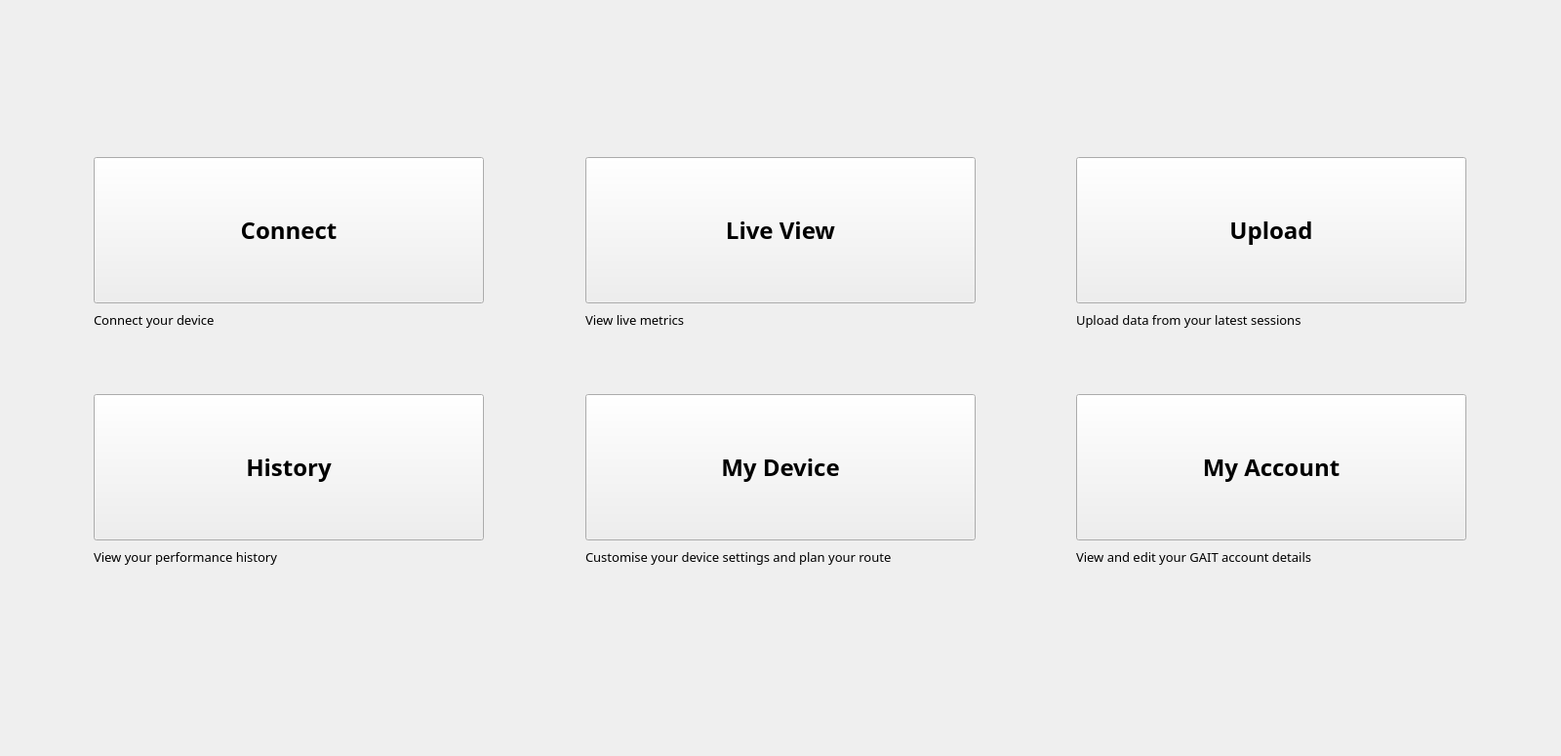
<?xml version="1.0" encoding="UTF-8"?>
<ui version="4.0">
 <class>HomeView</class>
 <widget class="QWidget" name="HomeView">
  <property name="geometry">
   <rect>
    <x>0</x>
    <y>0</y>
    <width>1600</width>
    <height>775</height>
   </rect>
  </property>
  <property name="sizePolicy">
   <sizepolicy hsizetype="Fixed" vsizetype="Fixed">
    <horstretch>0</horstretch>
    <verstretch>0</verstretch>
   </sizepolicy>
  </property>
  <property name="minimumSize">
   <size>
    <width>1600</width>
    <height>775</height>
   </size>
  </property>
  <property name="maximumSize">
   <size>
    <width>1600</width>
    <height>775</height>
   </size>
  </property>
  <property name="font">
   <font>
    <family>Tw Cen MT</family>
   </font>
  </property>
  <property name="windowTitle">
   <string>Form</string>
  </property>
  <property name="styleSheet">
   <string notr="true"/>
  </property>
  <widget class="QWidget" name="gridLayoutWidget">
   <property name="geometry">
    <rect>
     <x>-1</x>
     <y>-1</y>
     <width>1601</width>
     <height>771</height>
    </rect>
   </property>
   <property name="font">
    <font>
     <pointsize>10</pointsize>
    </font>
   </property>
   <layout class="QGridLayout" name="homeGridLayout">
    <item row="1" column="2">
     <spacer name="horizontalSpacer">
      <property name="orientation">
       <enum>Qt::Horizontal</enum>
      </property>
      <property name="sizeHint" stdset="0">
       <size>
        <width>40</width>
        <height>20</height>
       </size>
      </property>
     </spacer>
    </item>
    <item row="3" column="2">
     <spacer name="verticalSpacer_9">
      <property name="orientation">
       <enum>Qt::Vertical</enum>
      </property>
      <property name="sizeType">
       <enum>QSizePolicy::Fixed</enum>
      </property>
      <property name="sizeHint" stdset="0">
       <size>
        <width>20</width>
        <height>60</height>
       </size>
      </property>
     </spacer>
    </item>
    <item row="0" column="3">
     <spacer name="verticalSpacer_6">
      <property name="orientation">
       <enum>Qt::Vertical</enum>
      </property>
      <property name="sizeType">
       <enum>QSizePolicy::Expanding</enum>
      </property>
      <property name="sizeHint" stdset="0">
       <size>
        <width>20</width>
        <height>180</height>
       </size>
      </property>
     </spacer>
    </item>
    <item row="0" column="1">
     <spacer name="verticalSpacer_7">
      <property name="orientation">
       <enum>Qt::Vertical</enum>
      </property>
      <property name="sizeType">
       <enum>QSizePolicy::Expanding</enum>
      </property>
      <property name="sizeHint" stdset="0">
       <size>
        <width>20</width>
        <height>180</height>
       </size>
      </property>
     </spacer>
    </item>
    <item row="8" column="1">
     <spacer name="verticalSpacer_8">
      <property name="orientation">
       <enum>Qt::Vertical</enum>
      </property>
      <property name="sizeType">
       <enum>QSizePolicy::Expanding</enum>
      </property>
      <property name="sizeHint" stdset="0">
       <size>
        <width>20</width>
        <height>200</height>
       </size>
      </property>
     </spacer>
    </item>
    <item row="0" column="5">
     <spacer name="verticalSpacer_5">
      <property name="orientation">
       <enum>Qt::Vertical</enum>
      </property>
      <property name="sizeType">
       <enum>QSizePolicy::Expanding</enum>
      </property>
      <property name="sizeHint" stdset="0">
       <size>
        <width>20</width>
        <height>180</height>
       </size>
      </property>
     </spacer>
    </item>
    <item row="1" column="5">
     <widget class="QPushButton" name="uploadPushButton">
      <property name="enabled">
       <bool>true</bool>
      </property>
      <property name="sizePolicy">
       <sizepolicy hsizetype="Minimum" vsizetype="Minimum">
        <horstretch>0</horstretch>
        <verstretch>0</verstretch>
       </sizepolicy>
      </property>
      <property name="minimumSize">
       <size>
        <width>400</width>
        <height>150</height>
       </size>
      </property>
      <property name="font">
       <font>
        <pointsize>18</pointsize>
        <weight>75</weight>
        <bold>true</bold>
       </font>
      </property>
      <property name="text">
       <string>Upload</string>
      </property>
     </widget>
    </item>
    <item row="6" column="5">
     <widget class="QPushButton" name="accountPushButton">
      <property name="sizePolicy">
       <sizepolicy hsizetype="Minimum" vsizetype="Minimum">
        <horstretch>0</horstretch>
        <verstretch>0</verstretch>
       </sizepolicy>
      </property>
      <property name="minimumSize">
       <size>
        <width>400</width>
        <height>150</height>
       </size>
      </property>
      <property name="font">
       <font>
        <pointsize>18</pointsize>
        <weight>75</weight>
        <bold>true</bold>
       </font>
      </property>
      <property name="text">
       <string>My Account</string>
      </property>
     </widget>
    </item>
    <item row="6" column="1">
     <widget class="QPushButton" name="historyPushButton">
      <property name="sizePolicy">
       <sizepolicy hsizetype="Minimum" vsizetype="Minimum">
        <horstretch>0</horstretch>
        <verstretch>0</verstretch>
       </sizepolicy>
      </property>
      <property name="minimumSize">
       <size>
        <width>400</width>
        <height>150</height>
       </size>
      </property>
      <property name="font">
       <font>
        <pointsize>18</pointsize>
        <weight>75</weight>
        <bold>true</bold>
       </font>
      </property>
      <property name="text">
       <string>History</string>
      </property>
     </widget>
    </item>
    <item row="1" column="1">
     <widget class="QPushButton" name="connectPushButton">
      <property name="sizePolicy">
       <sizepolicy hsizetype="Minimum" vsizetype="Minimum">
        <horstretch>0</horstretch>
        <verstretch>0</verstretch>
       </sizepolicy>
      </property>
      <property name="minimumSize">
       <size>
        <width>400</width>
        <height>150</height>
       </size>
      </property>
      <property name="font">
       <font>
        <pointsize>18</pointsize>
        <weight>75</weight>
        <bold>true</bold>
       </font>
      </property>
      <property name="text">
       <string>Connect</string>
      </property>
     </widget>
    </item>
    <item row="2" column="5">
     <widget class="QLabel" name="uploadLabel">
      <property name="font">
       <font>
        <pointsize>10</pointsize>
       </font>
      </property>
      <property name="text">
       <string>Upload data from your latest sessions</string>
      </property>
     </widget>
    </item>
    <item row="1" column="6">
     <spacer name="horizontalSpacer_5">
      <property name="orientation">
       <enum>Qt::Horizontal</enum>
      </property>
      <property name="sizeHint" stdset="0">
       <size>
        <width>40</width>
        <height>20</height>
       </size>
      </property>
     </spacer>
    </item>
    <item row="6" column="4">
     <spacer name="horizontalSpacer_3">
      <property name="orientation">
       <enum>Qt::Horizontal</enum>
      </property>
      <property name="sizeHint" stdset="0">
       <size>
        <width>40</width>
        <height>20</height>
       </size>
      </property>
     </spacer>
    </item>
    <item row="3" column="4">
     <spacer name="verticalSpacer_12">
      <property name="orientation">
       <enum>Qt::Vertical</enum>
      </property>
      <property name="sizeType">
       <enum>QSizePolicy::Fixed</enum>
      </property>
      <property name="sizeHint" stdset="0">
       <size>
        <width>20</width>
        <height>60</height>
       </size>
      </property>
     </spacer>
    </item>
    <item row="8" column="4">
     <spacer name="verticalSpacer_13">
      <property name="orientation">
       <enum>Qt::Vertical</enum>
      </property>
      <property name="sizeType">
       <enum>QSizePolicy::Expanding</enum>
      </property>
      <property name="sizeHint" stdset="0">
       <size>
        <width>20</width>
        <height>200</height>
       </size>
      </property>
     </spacer>
    </item>
    <item row="0" column="4">
     <spacer name="verticalSpacer_11">
      <property name="orientation">
       <enum>Qt::Vertical</enum>
      </property>
      <property name="sizeType">
       <enum>QSizePolicy::Expanding</enum>
      </property>
      <property name="sizeHint" stdset="0">
       <size>
        <width>20</width>
        <height>180</height>
       </size>
      </property>
     </spacer>
    </item>
    <item row="6" column="2">
     <spacer name="horizontalSpacer_4">
      <property name="orientation">
       <enum>Qt::Horizontal</enum>
      </property>
      <property name="sizeHint" stdset="0">
       <size>
        <width>40</width>
        <height>20</height>
       </size>
      </property>
     </spacer>
    </item>
    <item row="1" column="0">
     <spacer name="horizontalSpacer_7">
      <property name="orientation">
       <enum>Qt::Horizontal</enum>
      </property>
      <property name="sizeHint" stdset="0">
       <size>
        <width>40</width>
        <height>20</height>
       </size>
      </property>
     </spacer>
    </item>
    <item row="0" column="2">
     <spacer name="verticalSpacer_10">
      <property name="orientation">
       <enum>Qt::Vertical</enum>
      </property>
      <property name="sizeType">
       <enum>QSizePolicy::Expanding</enum>
      </property>
      <property name="sizeHint" stdset="0">
       <size>
        <width>20</width>
        <height>180</height>
       </size>
      </property>
     </spacer>
    </item>
    <item row="8" column="2">
     <spacer name="verticalSpacer_16">
      <property name="orientation">
       <enum>Qt::Vertical</enum>
      </property>
      <property name="sizeType">
       <enum>QSizePolicy::Expanding</enum>
      </property>
      <property name="sizeHint" stdset="0">
       <size>
        <width>20</width>
        <height>200</height>
       </size>
      </property>
     </spacer>
    </item>
    <item row="2" column="3">
     <widget class="QLabel" name="liveLabel">
      <property name="font">
       <font>
        <pointsize>10</pointsize>
       </font>
      </property>
      <property name="text">
       <string>View live metrics</string>
      </property>
     </widget>
    </item>
    <item row="3" column="3">
     <spacer name="verticalSpacer_4">
      <property name="orientation">
       <enum>Qt::Vertical</enum>
      </property>
      <property name="sizeType">
       <enum>QSizePolicy::Fixed</enum>
      </property>
      <property name="sizeHint" stdset="0">
       <size>
        <width>20</width>
        <height>60</height>
       </size>
      </property>
     </spacer>
    </item>
    <item row="3" column="5">
     <spacer name="verticalSpacer_2">
      <property name="orientation">
       <enum>Qt::Vertical</enum>
      </property>
      <property name="sizeType">
       <enum>QSizePolicy::Fixed</enum>
      </property>
      <property name="sizeHint" stdset="0">
       <size>
        <width>20</width>
        <height>60</height>
       </size>
      </property>
     </spacer>
    </item>
    <item row="2" column="1">
     <widget class="QLabel" name="connectLabel">
      <property name="font">
       <font>
        <pointsize>10</pointsize>
       </font>
      </property>
      <property name="text">
       <string>Connect your device</string>
      </property>
     </widget>
    </item>
    <item row="7" column="0">
     <spacer name="horizontalSpacer_17">
      <property name="orientation">
       <enum>Qt::Horizontal</enum>
      </property>
      <property name="sizeHint" stdset="0">
       <size>
        <width>40</width>
        <height>20</height>
       </size>
      </property>
     </spacer>
    </item>
    <item row="2" column="0">
     <spacer name="horizontalSpacer_16">
      <property name="orientation">
       <enum>Qt::Horizontal</enum>
      </property>
      <property name="sizeHint" stdset="0">
       <size>
        <width>40</width>
        <height>20</height>
       </size>
      </property>
     </spacer>
    </item>
    <item row="7" column="1">
     <widget class="QLabel" name="histroyLabel">
      <property name="font">
       <font>
        <pointsize>10</pointsize>
       </font>
      </property>
      <property name="text">
       <string>View your performance history</string>
      </property>
     </widget>
    </item>
    <item row="8" column="0">
     <spacer name="horizontalSpacer_11">
      <property name="orientation">
       <enum>Qt::Horizontal</enum>
      </property>
      <property name="sizeHint" stdset="0">
       <size>
        <width>40</width>
        <height>20</height>
       </size>
      </property>
     </spacer>
    </item>
    <item row="0" column="0">
     <spacer name="horizontalSpacer_10">
      <property name="orientation">
       <enum>Qt::Horizontal</enum>
      </property>
      <property name="sizeHint" stdset="0">
       <size>
        <width>40</width>
        <height>20</height>
       </size>
      </property>
     </spacer>
    </item>
    <item row="6" column="6">
     <spacer name="horizontalSpacer_6">
      <property name="orientation">
       <enum>Qt::Horizontal</enum>
      </property>
      <property name="sizeHint" stdset="0">
       <size>
        <width>40</width>
        <height>20</height>
       </size>
      </property>
     </spacer>
    </item>
    <item row="6" column="3">
     <widget class="QPushButton" name="devicePushButton">
      <property name="sizePolicy">
       <sizepolicy hsizetype="Minimum" vsizetype="Minimum">
        <horstretch>0</horstretch>
        <verstretch>0</verstretch>
       </sizepolicy>
      </property>
      <property name="minimumSize">
       <size>
        <width>400</width>
        <height>150</height>
       </size>
      </property>
      <property name="font">
       <font>
        <pointsize>18</pointsize>
        <weight>75</weight>
        <bold>true</bold>
       </font>
      </property>
      <property name="text">
       <string>My Device</string>
      </property>
     </widget>
    </item>
    <item row="3" column="0">
     <spacer name="horizontalSpacer_9">
      <property name="orientation">
       <enum>Qt::Horizontal</enum>
      </property>
      <property name="sizeHint" stdset="0">
       <size>
        <width>40</width>
        <height>20</height>
       </size>
      </property>
     </spacer>
    </item>
    <item row="0" column="6">
     <spacer name="horizontalSpacer_12">
      <property name="orientation">
       <enum>Qt::Horizontal</enum>
      </property>
      <property name="sizeHint" stdset="0">
       <size>
        <width>40</width>
        <height>20</height>
       </size>
      </property>
     </spacer>
    </item>
    <item row="3" column="6">
     <spacer name="horizontalSpacer_13">
      <property name="orientation">
       <enum>Qt::Horizontal</enum>
      </property>
      <property name="sizeHint" stdset="0">
       <size>
        <width>40</width>
        <height>20</height>
       </size>
      </property>
     </spacer>
    </item>
    <item row="1" column="3">
     <widget class="QPushButton" name="livePushButton">
      <property name="enabled">
       <bool>true</bool>
      </property>
      <property name="sizePolicy">
       <sizepolicy hsizetype="Minimum" vsizetype="Minimum">
        <horstretch>0</horstretch>
        <verstretch>0</verstretch>
       </sizepolicy>
      </property>
      <property name="minimumSize">
       <size>
        <width>400</width>
        <height>150</height>
       </size>
      </property>
      <property name="font">
       <font>
        <pointsize>18</pointsize>
        <weight>75</weight>
        <bold>true</bold>
       </font>
      </property>
      <property name="text">
       <string>Live View</string>
      </property>
     </widget>
    </item>
    <item row="1" column="4">
     <spacer name="horizontalSpacer_2">
      <property name="orientation">
       <enum>Qt::Horizontal</enum>
      </property>
      <property name="sizeHint" stdset="0">
       <size>
        <width>40</width>
        <height>20</height>
       </size>
      </property>
     </spacer>
    </item>
    <item row="6" column="0">
     <spacer name="horizontalSpacer_8">
      <property name="orientation">
       <enum>Qt::Horizontal</enum>
      </property>
      <property name="sizeHint" stdset="0">
       <size>
        <width>40</width>
        <height>20</height>
       </size>
      </property>
     </spacer>
    </item>
    <item row="3" column="1">
     <spacer name="verticalSpacer">
      <property name="orientation">
       <enum>Qt::Vertical</enum>
      </property>
      <property name="sizeType">
       <enum>QSizePolicy::Fixed</enum>
      </property>
      <property name="sizeHint" stdset="0">
       <size>
        <width>20</width>
        <height>60</height>
       </size>
      </property>
     </spacer>
    </item>
    <item row="7" column="4">
     <spacer name="verticalSpacer_19">
      <property name="orientation">
       <enum>Qt::Vertical</enum>
      </property>
      <property name="sizeHint" stdset="0">
       <size>
        <width>20</width>
        <height>40</height>
       </size>
      </property>
     </spacer>
    </item>
    <item row="2" column="2">
     <spacer name="verticalSpacer_17">
      <property name="orientation">
       <enum>Qt::Vertical</enum>
      </property>
      <property name="sizeHint" stdset="0">
       <size>
        <width>20</width>
        <height>40</height>
       </size>
      </property>
     </spacer>
    </item>
    <item row="7" column="6">
     <spacer name="horizontalSpacer_15">
      <property name="orientation">
       <enum>Qt::Horizontal</enum>
      </property>
      <property name="sizeHint" stdset="0">
       <size>
        <width>40</width>
        <height>20</height>
       </size>
      </property>
     </spacer>
    </item>
    <item row="7" column="3">
     <widget class="QLabel" name="deviceLabel">
      <property name="font">
       <font>
        <pointsize>10</pointsize>
       </font>
      </property>
      <property name="text">
       <string>Customise your device settings and plan your route</string>
      </property>
     </widget>
    </item>
    <item row="7" column="5">
     <widget class="QLabel" name="accountLabel">
      <property name="font">
       <font>
        <pointsize>10</pointsize>
       </font>
      </property>
      <property name="text">
       <string>View and edit your GAIT account details</string>
      </property>
     </widget>
    </item>
    <item row="2" column="4">
     <spacer name="verticalSpacer_18">
      <property name="orientation">
       <enum>Qt::Vertical</enum>
      </property>
      <property name="sizeHint" stdset="0">
       <size>
        <width>20</width>
        <height>40</height>
       </size>
      </property>
     </spacer>
    </item>
    <item row="7" column="2">
     <spacer name="verticalSpacer_20">
      <property name="orientation">
       <enum>Qt::Vertical</enum>
      </property>
      <property name="sizeHint" stdset="0">
       <size>
        <width>20</width>
        <height>40</height>
       </size>
      </property>
     </spacer>
    </item>
    <item row="2" column="6">
     <spacer name="horizontalSpacer_14">
      <property name="orientation">
       <enum>Qt::Horizontal</enum>
      </property>
      <property name="sizeHint" stdset="0">
       <size>
        <width>40</width>
        <height>20</height>
       </size>
      </property>
     </spacer>
    </item>
    <item row="8" column="5">
     <spacer name="verticalSpacer_3">
      <property name="orientation">
       <enum>Qt::Vertical</enum>
      </property>
      <property name="sizeType">
       <enum>QSizePolicy::Expanding</enum>
      </property>
      <property name="sizeHint" stdset="0">
       <size>
        <width>20</width>
        <height>200</height>
       </size>
      </property>
     </spacer>
    </item>
    <item row="8" column="6">
     <spacer name="horizontalSpacer_18">
      <property name="orientation">
       <enum>Qt::Horizontal</enum>
      </property>
      <property name="sizeHint" stdset="0">
       <size>
        <width>40</width>
        <height>20</height>
       </size>
      </property>
     </spacer>
    </item>
    <item row="8" column="3" rowspan="2">
     <spacer name="verticalSpacer_15">
      <property name="orientation">
       <enum>Qt::Vertical</enum>
      </property>
      <property name="sizeType">
       <enum>QSizePolicy::Expanding</enum>
      </property>
      <property name="sizeHint" stdset="0">
       <size>
        <width>20</width>
        <height>200</height>
       </size>
      </property>
     </spacer>
    </item>
   </layout>
  </widget>
 </widget>
 <tabstops>
  <tabstop>connectPushButton</tabstop>
  <tabstop>livePushButton</tabstop>
  <tabstop>uploadPushButton</tabstop>
  <tabstop>historyPushButton</tabstop>
  <tabstop>devicePushButton</tabstop>
  <tabstop>accountPushButton</tabstop>
 </tabstops>
 <resources/>
 <connections/>
</ui>
